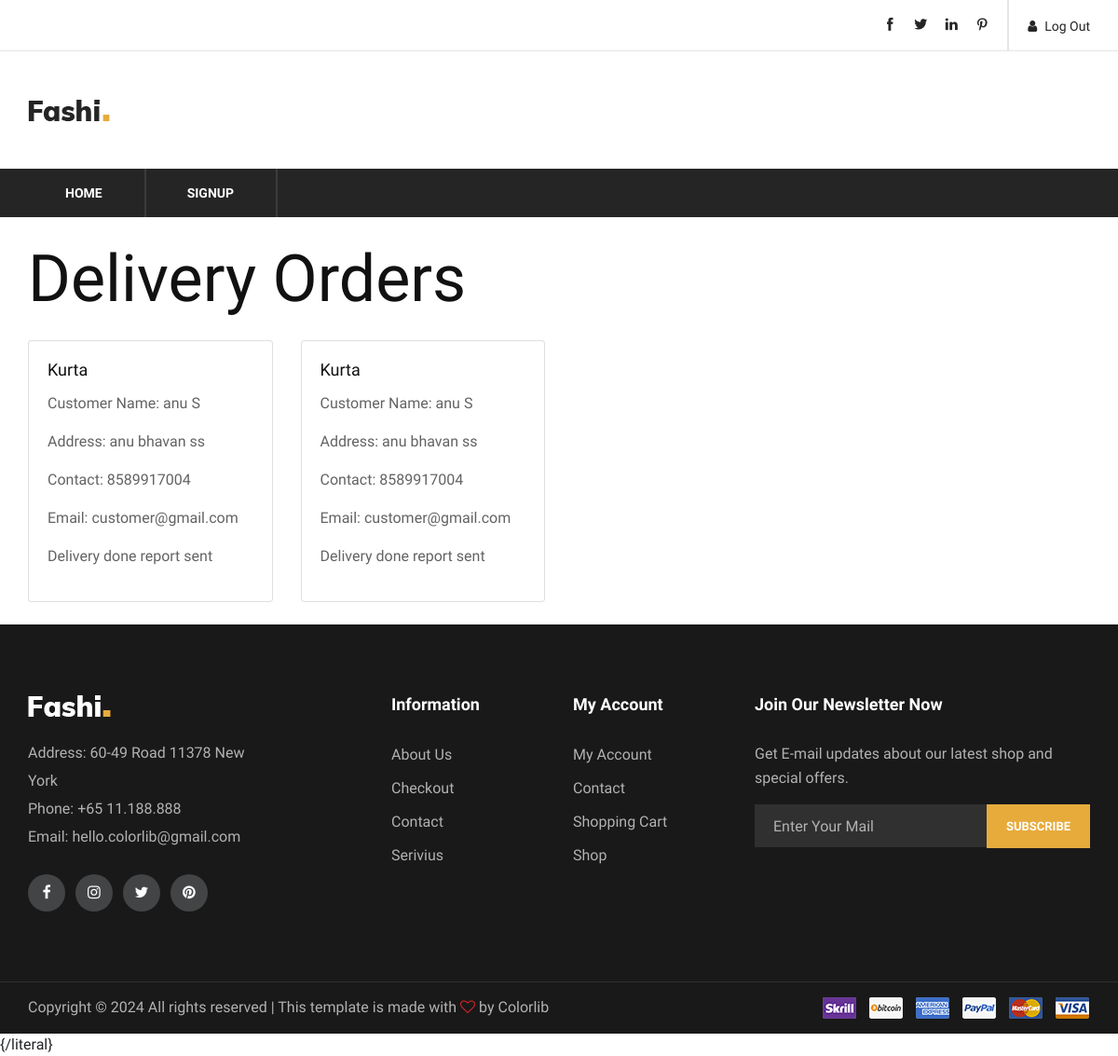
Page /delivery_orders (signed in) on the committed database.
### myapp/models.py (models this page shows)
class AssignDelBoys(models.Model):
    cartid = models.CharField(max_length=11)
    loginid = models.IntegerField()
    currentdate = models.DateField(auto_now_add=True)

class Product(models.Model):
    category = models.CharField(max_length=20)
    name = models.CharField(max_length=20)
    image = models.FileField(upload_to='images/',max_length=250,null=True,default=None)
    details = models.CharField(max_length=60)
    rentamt = models.IntegerField()
    amount = models.IntegerField()
    loginid = models.IntegerField()
    selling = models.CharField(max_length=10)

class Customer(models.Model):
    customername = models.CharField(max_length=20, validators=[MaxLengthValidator(20), validate_no_numbers])
    address = models.CharField(max_length=60, validators=[MaxLengthValidator(60)])
    contact = models.CharField(max_length=12, validators=[RegexValidator(regex='^[0-9]{10,12}$', message='Please enter a valid 10 to 12-digit contact number.')])
    email = models.EmailField(max_length=32, unique=True)
    password = models.CharField(max_length=32)

### myapp/views.py (the view)
# urls.py: path('delivery_orders', views.delivery_orders, name='delivery_orders'),
def delivery_orders(request):
    delivery_id = request.session.get('deliveryid')
    assigned_orders = AssignDelBoys.objects.filter(loginid=delivery_id)
    orders_data = []
    for assigned_order in assigned_orders:
        cart = get_object_or_404(Cart, id=assigned_order.cartid)
        customer = get_object_or_404(Customer, id=cart.loginid)
        product = get_object_or_404(Product, id=cart.menuid)
        order_data = {
            'order': assigned_order,  # The assigned order itself
            'cart': cart,
            'customer': customer,
            'product': product,
        }
        orders_data.append(order_data)
    return render(request, 'delivery_orders.html', {'orders_data': orders_data})

### myapp/templates/delivery_orders.html
{% extends "deliveryheader.html" %}
{% block content %}
<div class="container">
    {% if orders_data %}
    <h1 class="my-4">Delivery Orders</h1>
    <div class="row">
        {% for order_data in orders_data %}
        <div class="col-md-3 mb-4">
            <div class="card">
                <div class="card-body">
                    <h5 class="card-title">{{ order_data.product.name }}</h5>
                    <p class="card-text">Customer Name: {{ order_data.customer.customername }}</p>
                    <p class="card-text">Address: {{ order_data.customer.address }}</p>
                    <p class="card-text">Contact: {{ order_data.customer.contact }}</p>
                    <p class="card-text">Email: {{ order_data.customer.email }}</p>
                    {% if order_data.cart.delstatus != 1 %}
                        <a href="{% url 'mark_delivered' cart_id=order_data.cart.id %}" class="btn btn-primary">Delivered</a>
                    {% else %}
                        <p>Delivery done report sent</p>
                    {% endif %}
                </div>
            </div>
        </div>
        {% endfor %}
    </div>
    {% else %}
        <p>No orders assigned to you.</p>
    {% endif %}
</div>
{% endblock %}

### myapp/static/user2/css/style.css (style rules this page uses)
html, body { height: 100%; font-family: "Muli", sans-serif; -webkit-font-smoothing: antialiased; font-smoothing: antialiased; }
h1, h2, h3, h4, h5, h6 { margin: 0; color: #111111; font-weight: 400; font-family: "Muli", sans-serif; }
h1 { font-size: 70px; }
h5 { font-size: 18px; }
p { font-size: 16px; font-family: "Muli", sans-serif; color: #636363; font-weight: 400; line-height: 26px; margin: 0 0 15px 0; }
@media only screen and (min-width: 1200px) { .container { max-width: 1170px; } }

### rows in the picture
AssignDelBoys: product.name "Kurta", customer.customername "anu S", customer.address "anu bhavan ss", customer.contact "8589917004", customer.email "customer@gmail.com"
AssignDelBoys: product.name "Kurta", customer.customername "anu S", customer.address "anu bhavan ss", customer.contact "8589917004", customer.email "customer@gmail.com"
